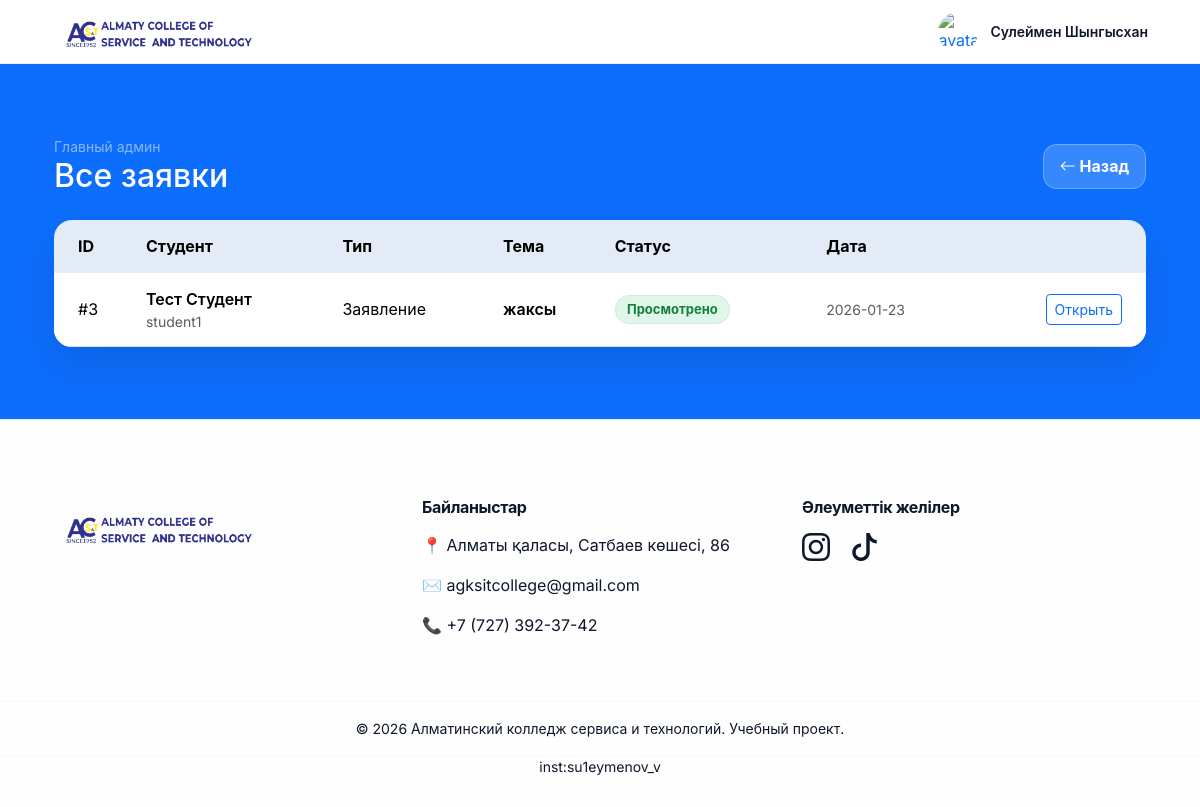
Screenshot of /admin/requests (signed in) with the database file from the repository.
### tables this page shows
CREATE TABLE requests (
        id INTEGER PRIMARY KEY AUTOINCREMENT,
        user_id INTEGER NOT NULL,
        req_type TEXT NOT NULL,
        title TEXT NOT NULL,
        body_text TEXT NOT NULL,
        status TEXT NOT NULL CHECK(status IN ('review','accepted','returned')) DEFAULT 'review',
        created_at TEXT NOT NULL,
        updated_at TEXT NOT NULL,
        FOREIGN KEY(user_id) REFERENCES users(id)
    );

CREATE TABLE users (
        id INTEGER PRIMARY KEY AUTOINCREMENT,
        full_name TEXT NOT NULL,
        email TEXT NOT NULL UNIQUE,
        password TEXT NOT NULL,
        role TEXT NOT NULL,              -- student / staff / admin
        approved INTEGER NOT NULL DEFAULT 1  -- для staff можно будет ставить 0 до подтверждения
    , avatar TEXT, group_name TEXT, birth_year INTEGER, bio TEXT, username TEXT, birth_date TEXT, email_confirmed INTEGER NOT NULL DEFAULT 0, email_code TEXT, email_code_expires TIMESTAMP, email_confirm_code TEXT);

### app.py (the view)
@app.route("/admin/requests")
@login_required
@role_required("admin")
def admin_requests():
    conn = get_db()
    cur = conn.cursor()
    cur.execute("""
        SELECT r.id, r.req_type, r.title, r.status, r.created_at,
               u.full_name, u.email, u.role as user_role
        FROM requests r
        JOIN users u ON u.id = r.user_id
        ORDER BY r.id DESC
    """)
    rows = cur.fetchall()
    conn.close()
    return render_template("admin_requests.html", rows=rows)

### app.py (called while the page is built, shortened)
def login_required(f):
    @wraps(f)
    def w(*args, **kwargs):
        if not session.get("user_id"):
            return redirect(url_for("login"))
        return f(*args, **kwargs)
    return w

def role_required(*roles):
    def deco(f):
        @wraps(f)
        def w(*args, **kwargs):
            if not session.get("user_id"):
                return redirect(url_for("login"))
            if session.get("role") not in roles:
                return redirect(url_for("home"))
            return f(*args, **kwargs)
        return w
    return deco

def get_db():
    db_url = os.getenv("DATABASE_URL")
    import sqlite3
    conn = sqlite3.connect(BASE_DIR / "app.db")
    conn.row_factory = sqlite3.Row
    return conn

### templates/admin_requests.html (shortened to what this page needs)
{% extends "base.html" %}
{% block content %}
<div class="container py-4">
  <div class="d-flex flex-column flex-md-row align-items-md-center justify-content-between gap-2 mb-4">
    <div>
      <div class="text-white-50 small">Главный админ</div>
      <h2 class="text-white m-0">Все заявки</h2>
    </div>
    <div class="d-flex gap-2 flex-wrap">
      <a class="btn btn-glass" href="{{ url_for('admin_dashboard') }}"><i class="bi bi-arrow-left"></i> Назад</a>
    </div>
  </div>
  <div class="card card-premium">
    <div class="card-body p-0">
      <div class="table-responsive">
        <table class="table table-premium mb-0 align-middle">
          <thead>
            <tr>
              <th class="ps-4">ID</th><th>Студент</th><th>Тип</th><th>Тема</th><th>Статус</th><th>Дата</th>
              <th class="text-end pe-4"></th>
            </tr>
          </thead>
          <tbody>
            {% for r in rows %}
            <tr>
              <td class="ps-4">#{{ r["id"] }}</td>
              <td>
                <div class="fw-semibold">{{ r["full_name"] }}</div>
                <div class="text-muted small">{{ r["email"] }}</div>
              </td>
              <td>{{ r["req_type"] }}</td>
              <td class="fw-semibold">{{ r["title"] }}</td>
              <td>
                {% if r["status"] == "review" %}
                  <span class="badge badge-soft badge-review">На рассмотрении</span>
                {% elif r["status"] == "accepted" %}
                  <span class="badge badge-soft badge-accepted">Просмотрено</span>
                {% else %}
                  <span class="badge badge-soft badge-returned">Отклонено</span>
                {% endif %}
              </td>
              <td class="text-muted small">{{ (r["created_at"] ~ "")[:10] }}</td>
              <td class="text-end pe-4">
                <a class="btn btn-sm btn-outline-primary"
                    href="{{ url_for('admin_request_view_page', req_id=r['id']) }}">
                  Открыть</a>
              </td>
            </tr>
            {% endfor %}
          </tbody>
        </table>
      </div>
    </div>
  </div>
</div>
{% endblock %}

### static/style.css (style rules this page uses)
:root { --brand: #2F318D; --brand-2: #1A66FF; --ink: #0f172a; --muted: #64748b; --bg: #f6f8fc; --card: rgba(255,255,255,0.78); --stroke: rgba(15, 23, 42, 0.10); --shadow: 0 22px 70px rgba(2, 6, 23, 0.16); --radius-xl: 22px; --radius-lg: 18px; --radius-md: 14px; }
* { font-family: 'Inter', -apple-system, BlinkMacSystemFont, 'Segoe UI', Roboto, Helvetica, Arial, sans-serif; }
html, body { height: 100%; }
body { background: var(--bg); color: var(--ink); }
.badge-soft { display:inline-flex; align-items:center; gap: 8px; padding: 9px 12px; border-radius: 999px; background: rgba(255,255,255,0.65); border: 1px solid rgba(15,23,42,0.08); color: rgba(15,23,42,0.74); font-size: 13px; }
.card-premium { border: 0; border-radius: 18px; background: rgba(255,255,255,0.92); box-shadow: 0 18px 40px rgba(0,0,0,0.10); overflow: hidden; }
.btn-glass { background: rgba(255,255,255,0.18); border: 1px solid rgba(255,255,255,0.28); color: #fff; border-radius: 14px; padding: .6rem 1rem; font-weight: 700; }
.table-premium thead th { background: rgba(17,24,39,0.04); border-bottom: 1px solid rgba(17,24,39,0.08); padding-top: 14px; padding-bottom: 14px; }
.table-premium tbody td { border-top: 1px solid rgba(17,24,39,0.06); padding-top: 14px; padding-bottom: 14px; }
.badge-soft { border-radius: 999px; padding: .45rem .7rem; font-weight: 700; border: 1px solid rgba(0,0,0,0.06); }
.badge-accepted { background: rgba(34,197,94,0.14); color:#15803d; }

### rows the page displays
requests: id "3", full_name "Тест Студент", email "student1", req_type "Заявление", title "жаксы", status "Просмотрено", created_at "2026-01-23"

### other values shown
{{ session.get('full_name', 'Пользователь') }} "Сулеймен Шынгысхан"
